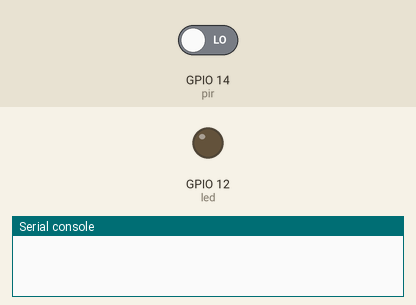
Simulated run of this program. Board: ESP32 board running MicroPython. Shown: output pins drawn as LEDs (lit = HIGH), the last lines printed to the serial console. The test bench sets the inputs (shaded band); at power-on: GPIO 14 (pir) LOW.

Above: at 1.2 s.
1.3 s: GPIO 14 (pir) driven HIGH
At 1.8 s:
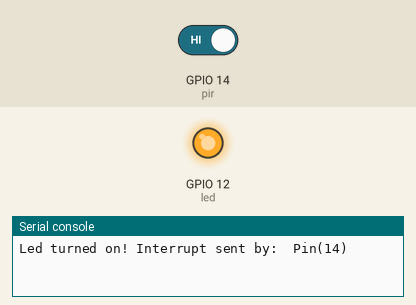
Timing chart, 0 to 12.8 s (numbered marks = the images above; inputs shaded):
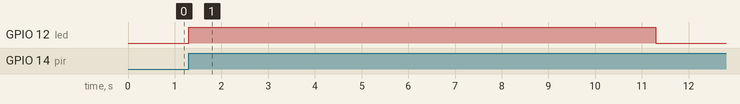

The program:

HB-MicroPython-16-PIR.py
```python
'''
For more details, please follow the link below:
https://hamruyesh.com/product/micro-python-esp32-esp8266-programming-tutorial/

'''

from machine import Pin
from time import sleep

motion = False

pir = Pin(14, Pin.IN)
led = Pin(12, Pin.OUT)

def interrupt_handler(pin):
    global motion
    motion = True
    global interrupt_pin
    interrupt_pin = pin

pir.irq(handler=interrupt_handler, trigger=Pin.IRQ_RISING)

while True:
    if motion:
        led.value(1)
        print("Led turned on! Interrupt sent by: ", interrupt_pin)
        sleep(10)
        led.value(0)
        print("Motion Stopped!")
        motion = False
```

Measured:
- after the input at 1.3 s, GPIO 12 (led): LOW → HIGH at once, → LOW 10.0 s later
